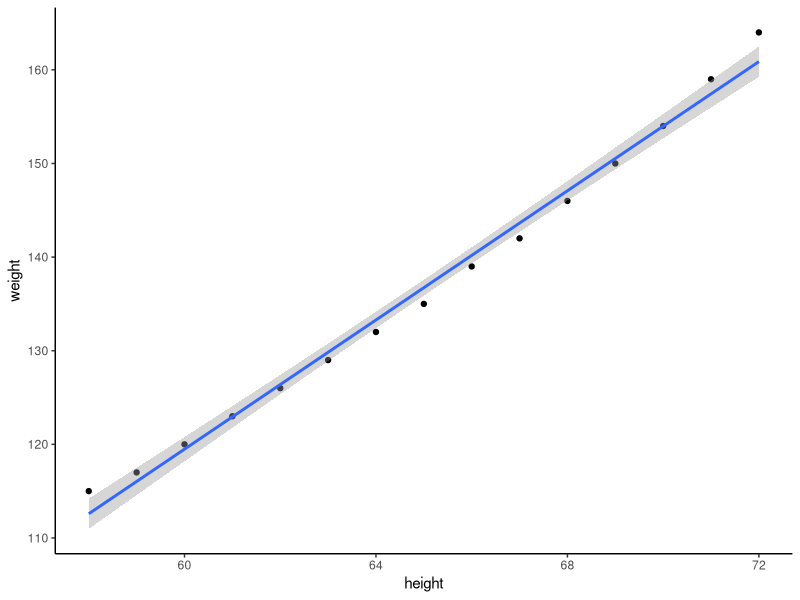
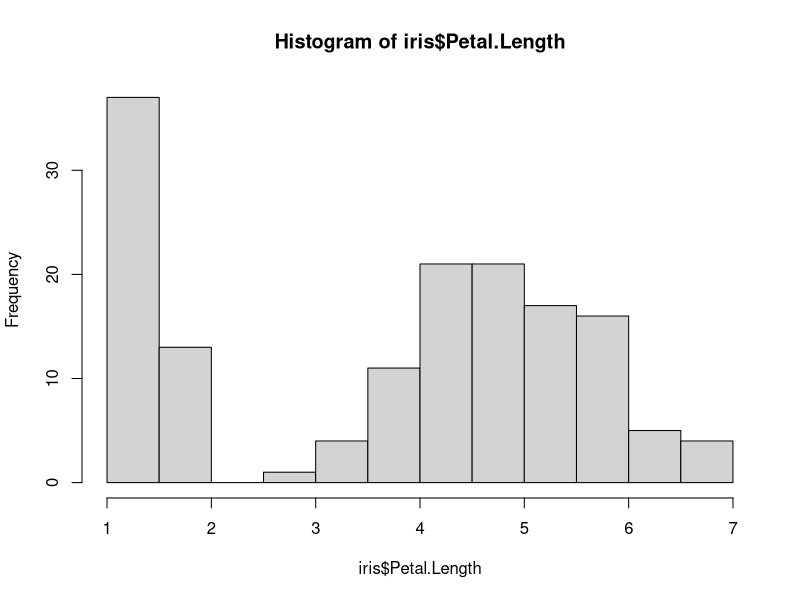
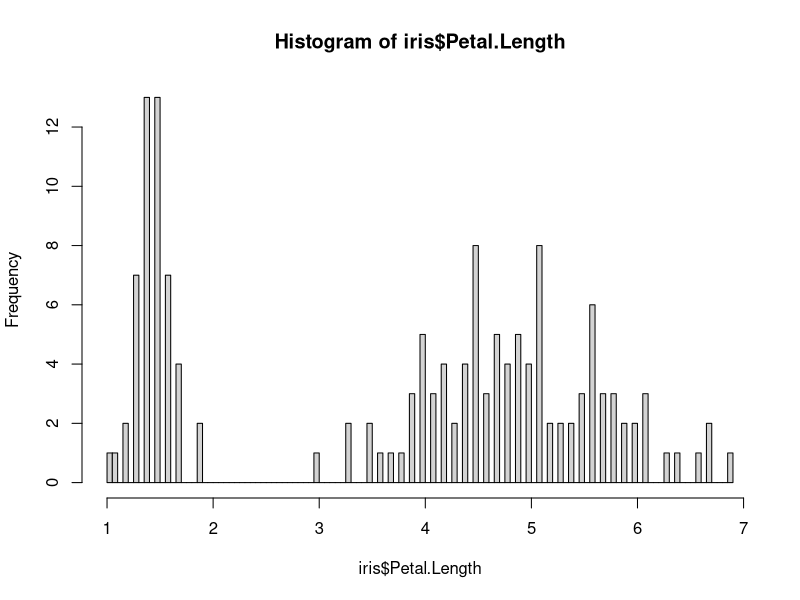

These figures' R source, in order:
## ---- chunk 1
4+5
## ---- chunk 2
3^3
## ---- chunk 3
min(iris$Sepal.Length)
?min
## ---- chunk 4
library(ggplot2)
ggplot2::ggplot(data = women) + 
  geom_point(mapping = aes(x = height, y = weight)) + geom_smooth(method = lm, aes(x = height, y = weight)) + theme_classic() 
## ---- chunk 5
sum(women$weight > 140) / length(women$weight)
## ---- chunk 6
hist(iris$Petal.Length)
## ---- chunk 7
hist(iris$Petal.Length, breaks = 100)
